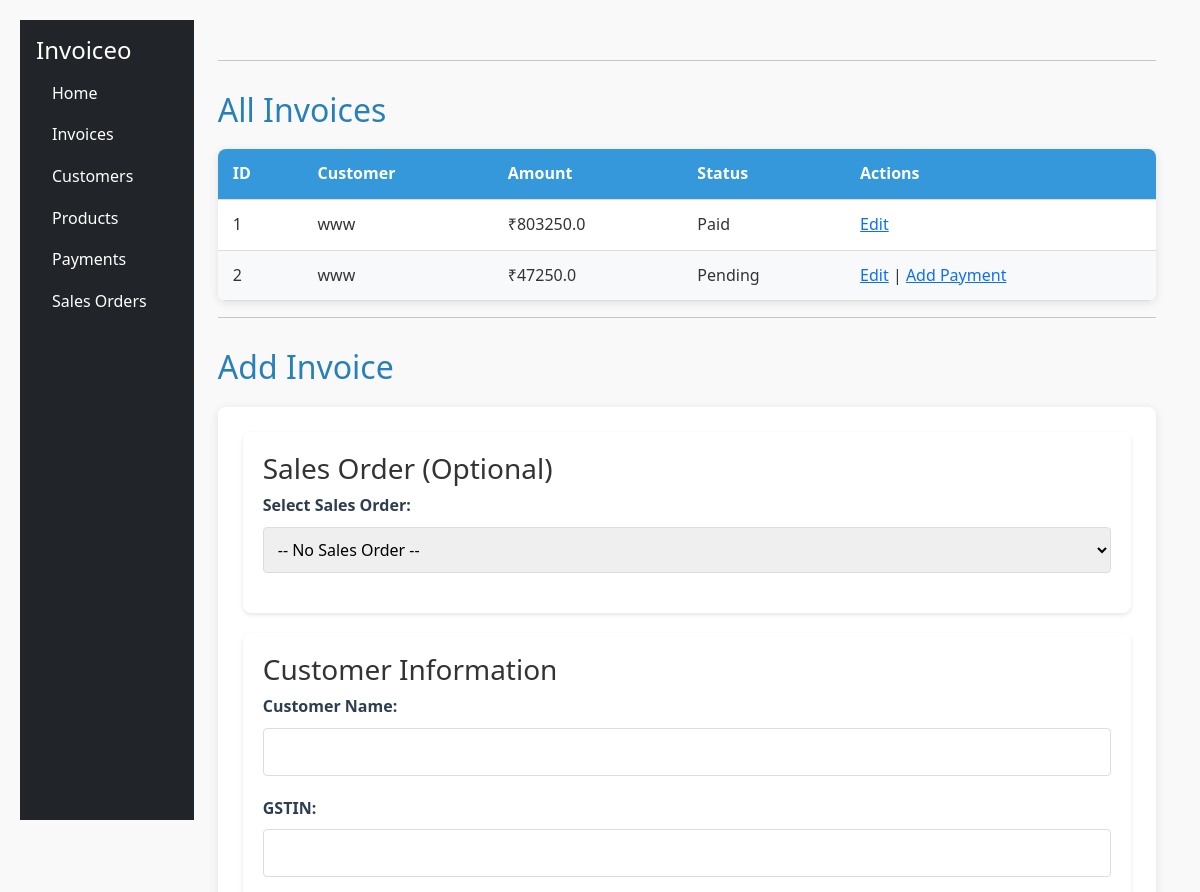
The app's page /invoices (upper part), older data.
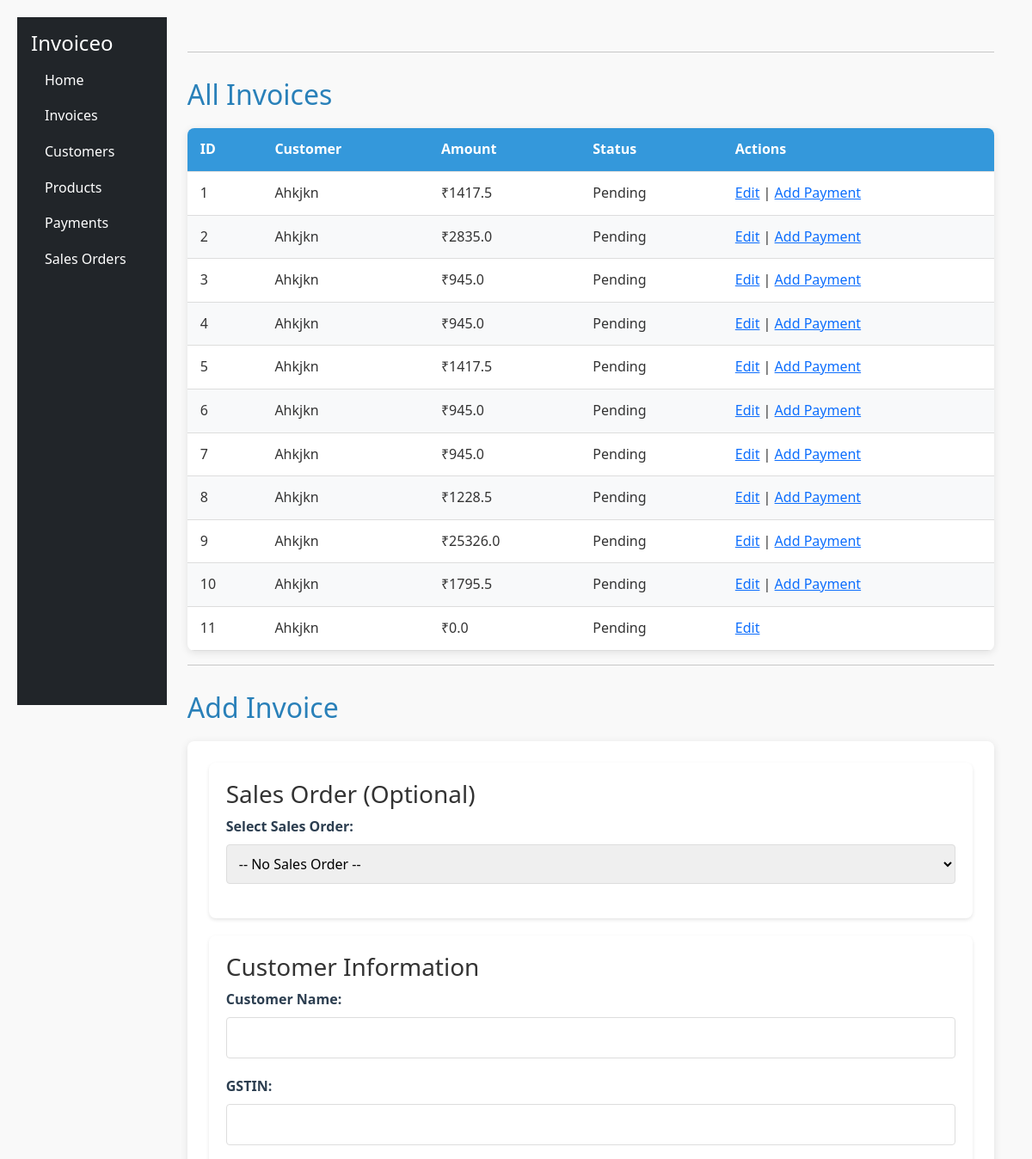
The same page, newer data.
### app.py (models this page shows)
class Invoice(db.Model):
    id = db.Column(db.Integer, primary_key=True)
    customer_name = db.Column(db.String(100), nullable=False)
    customer_gstin = db.Column(db.String(15), nullable=False)
    amount = db.Column(db.Float, nullable=False)
    customer_address = db.Column(db.String(300), nullable=False)
    billing_address = db.Column(db.String(300), nullable=False)
    status = db.Column(db.String(20), default="Pending")
    items = db.relationship('InvoiceItem', backref='invoice', cascade='all, delete-orphan')
    payments = db.relationship('Payment', backref='invoice', cascade='all, delete-orphan')
    @property
    def total_paid(self):
        return sum(p.amount for p in self.payments)
    @property
    def balance(self):
        return round(self.amount - self.total_paid, 2)

### app.py (the view)
@app.route('/invoices')
def invoices():
    return render_template(
        'invoices.html',
        invoices=Invoice.query.all(),
        customers=Customer.query.all(),
        products=Product.query.all(),
        sales_orders=SalesOrder.query.all()
    )

### templates/invoices.html (shortened to what this page needs)
{% extends 'base.html' %}
{% block content %}
<link rel="stylesheet" href="{{ url_for('static', filename='invoice.css') }}">
<hr>
<h2>All Invoices</h2>
{% if invoices %}
<table>
    <thead>
        <tr>
            <th>ID</th>
            <th>Customer</th>
            <th>Amount</th>
            <th>Status</th>
            <th>Actions</th>
        </tr>
    </thead>
    <tbody>
    {% for invoice in invoices %}
        <tr>
            <td>{{ invoice.id }}</td>
            <td>{{ invoice.customer_name }}</td>
            <td>₹{{ invoice.amount }}</td>
            <td>{{ invoice.status }}</td>
            <td>
                <a href="{{ url_for('edit_invoice', id=invoice.id) }}">Edit</a>
                {% if invoice.balance > 0 %}
                    | <a href="{{ url_for('add_payment', invoice_id=invoice.id) }}">Add Payment</a>
                {% endif %}
            </td>
        </tr>
    {% endfor %}
    </tbody>
</table>
{% else %}
<p>No invoices found.</p>
{% endif %}
<hr>
<h2>Add Invoice</h2>
<form method="POST" action="{{ url_for('add_invoice') }}">
<div class="form-section">
    <h3>Sales Order (Optional)</h3>
    <div class="form-group">
        <label>Select Sales Order:</label>
        <select name="sales_order_id" id="sales_order_id" onchange="fillFromSO()">
            <option value="">-- No Sales Order --</option>
        </select>
    </div>
</div>
<div class="form-section">
    <h3>Customer Information</h3>
    <div class="form-group">
        <label>Customer Name:</label>
        <input type="text" name="customer_name" id="customer_name" required>
    </div>
    <div class="form-group">
        <label>GSTIN:</label>
        <input type="text" name="customer_gstin" id="customer_gstin" required>
    </div>
</div>
</form>
{% endblock %}

Row changes from the older to the newer data that the page shows:
changed Invoice id 1: customer_name "www" → "Ahkjkn"; amount "803250.0" → "1417.5"; status "Paid" → "Pending"; now shows "| Add Payment"
changed Invoice id 2: customer_name "www" → "Ahkjkn"; amount "47250.0" → "2835.0"
added Invoice: id "3", customer_name "Ahkjkn", amount "945.0", status "Pending"
added Invoice: id "4", customer_name "Ahkjkn", amount "945.0", status "Pending"
added Invoice: id "5", customer_name "Ahkjkn", amount "1417.5", status "Pending"
added Invoice: id "6", customer_name "Ahkjkn", amount "945.0", status "Pending"
added Invoice: id "7", customer_name "Ahkjkn", amount "945.0", status "Pending"
added Invoice: id "8", customer_name "Ahkjkn", amount "1228.5", status "Pending"
added Invoice: id "9", customer_name "Ahkjkn", amount "25326.0", status "Pending"
added Invoice: id "10", customer_name "Ahkjkn", amount "1795.5", status "Pending"
added Invoice: id "11", customer_name "Ahkjkn", amount "0.0", status "Pending"
